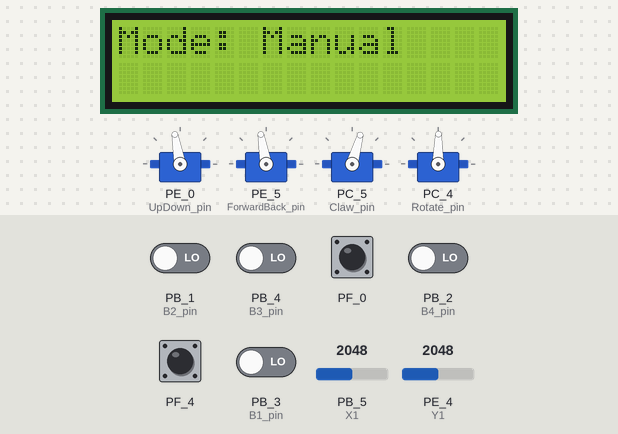
The sketch below on a simulated TI Tiva C LaunchPad. Parts: 16×2 character LCD, 4 × servo. The test bench sets the inputs (shaded band); at power-on: PF_0, PF_4 HIGH, PB_1 (B2_pin), PB_2 (B4_pin), PB_3 (B1_pin), PB_4 (B3_pin) LOW, PB_5 (X1) = 2048, PE_4 (Y1) = 2048. What the sketch prints to the serial monitor is not drawn.

Above: at 12.9 s.
13.0 s: PF_4 pulled LOW for 0.15 s
At 13.3 s:
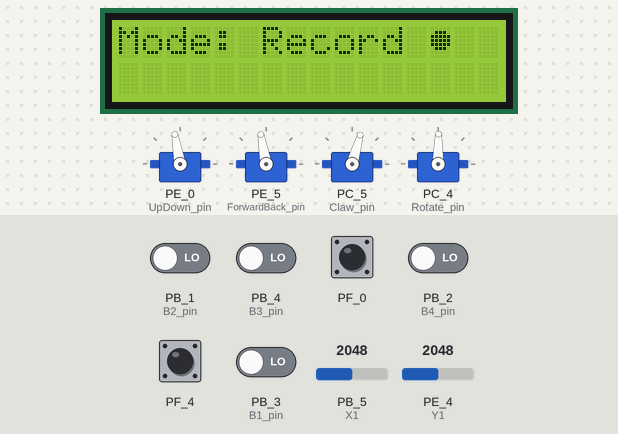
14.6 s: PF_0 pulled LOW for 0.15 s
At 15.24 s:
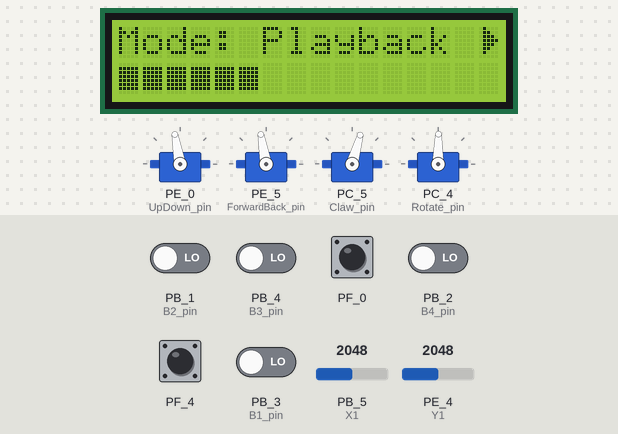
15.3 s: PF_4 pulled LOW for 1 s
At 16.1 s:
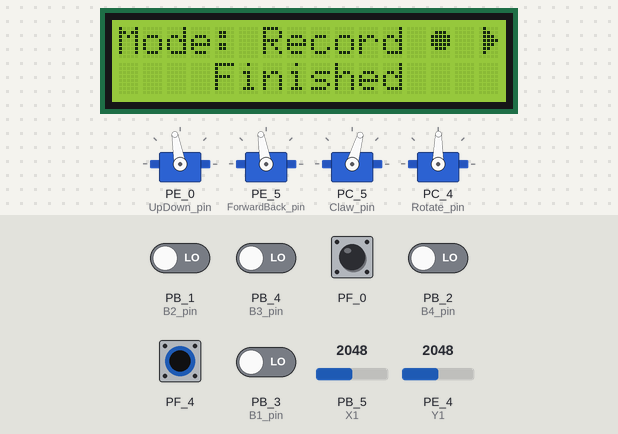
17.8 s: PB_5 (X1) set to 2470
19.3 s: PB_5 (X1) set to 2560
At 20.5 s:
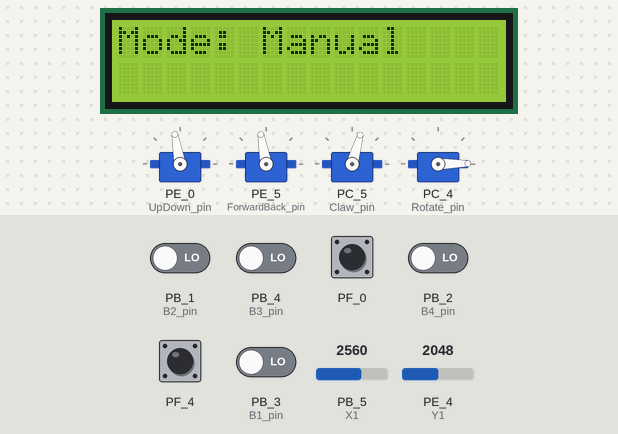
21.6 s: PE_4 (Y1) set to 2298
23.1 s: PE_4 (Y1) set to 2386
At 25.1 s:
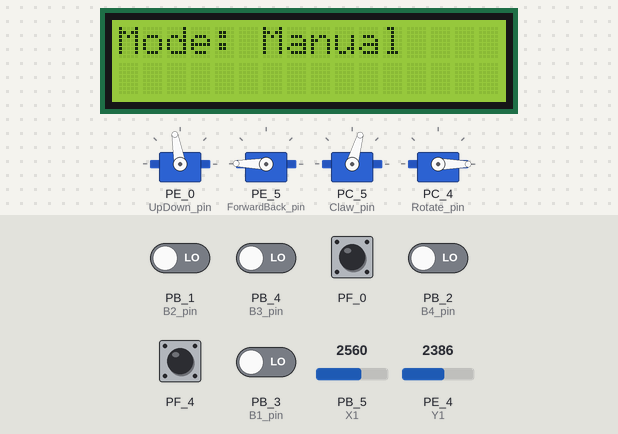
Timing chart, 0 to 26.6 s (numbered marks = the images above; inputs shaded):
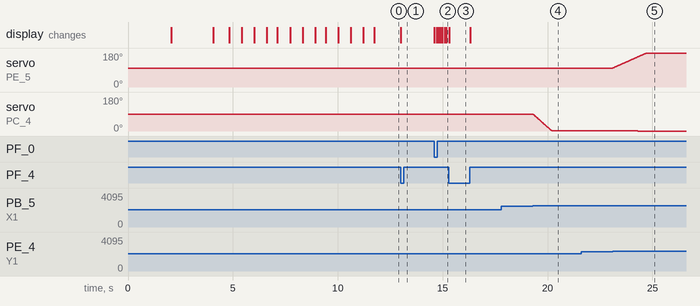

The sketch:

RoboARM.ino
```cpp
/*
  RoboARM driver code:
  Pin Mappings:
    Joystick:
      (Port) : (Function) : (Signal)
       PB5   :    X1      : Analog
       PE4   :    Y1      : Analog
       PB1   :    B2      : Digital
       PB4   :    B3      : Digital
       PB3   :    B1      : Digital
       PB2   :    B4      : Digital
    Arm:
      (Port)   : (Function)   (Color)  : (Signal)
        PE0    : Up/Down      (Black)  :   PWM
        PE5    : Forward/Back (Green)  :   PWM
        PC5    : Claw         (Yellow) :   PWM
        PC4    : Rotation     (Blue)   :   PWM

    Movement:
      Button 1: Close Claw
      Button 2: Up
      Button 3: Down
      Button 4: Open Claw

      x-axis: Rotation
      y-axis: Foward/Back

    Deadzone:
      x-avg = 1900 +/- 600
      y-avg = 1832 +/- 500

 The circuit for LCD:
 * LCD RS pin to digital pin 28 (PE2)
 * LCD Enable pin to digital pin 27  (PE1)
 * LCD D4 pin to digital pin 23 (PD0)
 * LCD D5 pin to digital pin 24 (PD1)
 * LCD D6 pin to digital pin 25 (PD2)
 * LCD D7 pin to digital pin 26 (PD3)
 * LCD R/W pin to ground
 * 10K resistor:
 * ends to +5V and ground
 * wiper to LCD VO pin (pin 3)

 */
#include <stdio.h>
#include <Servo.h>
#include <LiquidCrystal.h> //https://github.com/energia/Energia/tree/master/libraries/LiquidCrystal


// #define DEBUG /* uncomment for Serial Debugging Output (causes severe lag with actual movements...Prints are expensive) */

//Servo Bounds
#define CLAW_OPEN_MAX 1
#define CLAW_CLOSED_MAX 150
#define CLAW_MOVEMENT_SPEED 5

#define ROTATE_LEFT_MAX 0
#define ROTATE_RIGHT_MAX 179
#define ROTATION_SPEED 2


#define UP_MAX 120
#define DOWN_MAX 74
#define UPDOWN_MOVEMENT_SPEED 2

#define DOWN_MAX_BACK 74
#define DOWN_MAX_FORWARD 0
int   downmax_height = 0;
int   downmax_width  = 0;
float downmax_slope  = 0;

#define FORWARD_MAX 179
#define BACK_MAX 89
#define FORWARD_BACK_SPEED 1
#define SENSITIVE_OFFSET 20

//Joystick Calibration
#define X_START 1900 //X Middle Point
#define Y_START 1832 //Y Middle Point
#define X_RANGE 600  //X Deadzone Threshold
#define Y_RANGE 500  //Y Deadzone Threshold

//recording
//#define RECORD_LENGTH (BUFSIZ + 500)
//#define RECORD_LENGTH (3*BUFSIZ + 500)
#define RECORD_LENGTH (6*BUFSIZ + 600)
int record_length =  RECORD_LENGTH;
//int record[RECORD_LENGTH][4];
//unsigned short int record[RECORD_LENGTH][4];
unsigned char record[RECORD_LENGTH][4];
int count = 0; //current recording position
bool recording = false;
bool playing   = false;
int cursor = 0;//current playback position

int progress_cursor = 0; // used for progress bar for recording and playback

//Inputs (used to store input values)
int x_val = 0;
int y_val = 0;

int B1_val = 0;
int B2_val = 0;
int B3_val = 0;
int B4_val = 0;


/* Analog */
int X1 = PB_5;
int Y1 = PE_4;
/* Digital */
int B2_pin = PB_1;
int B3_pin = PB_4;
int B1_pin = PB_3;
int B4_pin = PB_2;

/* Servos */
int UpDown_pin      = PE_0;
int ForwardBack_pin = PE_5;
int Claw_pin        = PC_5;
int Rotate_pin      = PC_4;

/* Positional Variables */
int ClawPosition        = 0;
int RotationPosition    = 0;
int UpDownPosition      = 0;
int ForwardBackPosition = 0;

char str[200];

int current_down_max = 0;
bool adjusting_back  = false;

//Set up Servos
Servo UpDown;
Servo ForwardBack;
Servo Claw;
Servo Rotate;

// initialize the LCD library with the numbers of the interface pins (see mapping at top of file)
LiquidCrystal lcd(28, 27, 23, 24, 25, 26);

void moveClaw(char OpenOrClose){

  switch (OpenOrClose){
    case 'o' :
        if (ClawPosition > CLAW_OPEN_MAX + CLAW_MOVEMENT_SPEED){
            ClawPosition -= CLAW_MOVEMENT_SPEED;
            Claw.write(ClawPosition);
            #ifdef DEBUG
            sprintf(str, "Opening Claw. Claw Position: %d\n", ClawPosition);
            Serial.print(str);
            #endif

        }
        break;
    case 'c' :
        if (ClawPosition < CLAW_CLOSED_MAX - CLAW_MOVEMENT_SPEED){
            ClawPosition += CLAW_MOVEMENT_SPEED;
            Claw.write(ClawPosition);
            #ifdef DEBUG
            sprintf(str, "Closing Claw. Claw Position: %d\n", ClawPosition);
            Serial.print(str);
            #endif
        }
        break;
    case 'i':
        int default_val;
        default_val = (CLAW_CLOSED_MAX - CLAW_OPEN_MAX)/2;
        ClawPosition = default_val;
        Claw.write(default_val);
        #ifdef DEBUG
        sprintf(str, "Initializing CLaw. Claw Position: %d\n", ClawPosition);
        Serial.print(str);
        #endif
        break;
    default:
        break;
  }
}

void moveUpDown(char UpOrDown){

  switch (UpOrDown){
    case 'u' : //move up
        if (UpDownPosition + UPDOWN_MOVEMENT_SPEED < UP_MAX ){
            UpDownPosition += UPDOWN_MOVEMENT_SPEED;
            UpDown.write(UpDownPosition);
            #ifdef DEBUG
            sprintf(str, "Moving Up. UpDown Position: %d\n", UpDownPosition);
            Serial.print(str);
            #endif

        }
        break;
    case 'd' : //move down
            if (!adjusting_back){
              calcDownMax();
            }
        if (UpDownPosition - UPDOWN_MOVEMENT_SPEED > current_down_max){
            UpDownPosition -= UPDOWN_MOVEMENT_SPEED;
            UpDown.write(UpDownPosition);
            #ifdef DEBUG
            sprintf(str, "Moving Down. UpDown Position: %d, Current DownMax: %d\n", UpDownPosition, current_down_max);
            Serial.print(str);
            #endif
        }
        break;
    case 'i': //initialize
        int default_val;
        //default_val = abs(UP_MAX - DOWN_MAX)/2;
        default_val = 100;
        UpDown.write(default_val);
        UpDownPosition = default_val;
        #ifdef DEBUG
        sprintf(str, "Initializing UpDown. UpDown Position: %d\n", UpDownPosition);
        Serial.print(str);
        #endif
        break;
    default:
        break;
  }
}

void moveArmRotate(){
    //Rotate
    if (x_val > X_START + X_RANGE){ //Move if input value is outside of middle deadzone
      //Rotate Left
      if (ForwardBackPosition >= (FORWARD_MAX - SENSITIVE_OFFSET)){ //If close to the max front position, move more slowly
        if (RotationPosition - (ROTATION_SPEED - 1) >= ROTATE_LEFT_MAX){
          RotationPosition -= (ROTATION_SPEED - 1);
          Serial.println("Sensitive Left");
          Rotate.write(RotationPosition);
          #ifdef DEBUG
          sprintf(str, "Rotating Left. Rotation Position: %d\n", RotationPosition);
          Serial.print(str);
          #endif
        }
      }

      else if (RotationPosition - ROTATION_SPEED >= ROTATE_LEFT_MAX){ //check to see if movement will go out of bounds
        RotationPosition -= ROTATION_SPEED;
        Rotate.write(RotationPosition);
        #ifdef DEBUG
        sprintf(str, "Rotating Left. Rotation Position: %d\n", RotationPosition);
        Serial.print(str);
        #endif
      }
    }
    if (x_val < X_START - X_RANGE){ //Move if input value is outside of middle deadzone
      //Rotate Right
      if (ForwardBackPosition >= (FORWARD_MAX - SENSITIVE_OFFSET)){ //If close to the max front position, move more slowly
        if (RotationPosition + (ROTATION_SPEED - 1) <= ROTATE_RIGHT_MAX){ //check to see if movement will go out of bounds
          RotationPosition += (ROTATION_SPEED - 1);
          Serial.println("Sensitive Right");
          Rotate.write(RotationPosition);
          #ifdef DEBUG
          sprintf(str, "Rotating Right. Rotation Position: %d\n", RotationPosition);
          Serial.print(str);
          #endif
        }
      }
      else if (RotationPosition + ROTATION_SPEED <= ROTATE_RIGHT_MAX){ //check to see if movement will go out of bounds
        RotationPosition += ROTATION_SPEED;
        Rotate.write(RotationPosition);
        #ifdef DEBUG
        sprintf(str, "Rotating Right. Rotation Position: %d\n", RotationPosition);
        Serial.print(str);
        #endif
      }
    }
}

void moveArmForwardBack(){
  //Forward or Back
    if (y_val > Y_START + Y_RANGE){ //Move if input value is outside of middle deadzone
      //Move Forward
      if (ForwardBackPosition + FORWARD_BACK_SPEED <= FORWARD_MAX){ //check to see if movement will go out of bounds
        ForwardBackPosition += FORWARD_BACK_SPEED;
        ForwardBack.write(ForwardBackPosition);
        #ifdef DEBUG
        sprintf(str, "Moving Forward. ForwardBack Position: %d\n", ForwardBackPosition);
        Serial.print(str);
        #endif
      }
    }
    if (y_val < Y_START - Y_RANGE){ //Move if input value is outside of middle deadzone
      //Move Back
      if (ForwardBackPosition - FORWARD_BACK_SPEED >= BACK_MAX){ //check to see if movement will go out of bounds

        ForwardBackPosition -= FORWARD_BACK_SPEED;
        ForwardBack.write(ForwardBackPosition);
        #ifdef DEBUG
        sprintf(str, "Moving Back. ForwardBack Position: %d\n", ForwardBackPosition);
        Serial.print(str);
        #endif
        calcDownMax();
        /* If the arm is moved back and is lower than the lowest allowed position for that ForwardBackPosition, we need to move the arm up.*/
        if (UpDownPosition < current_down_max){
          #ifdef DEBUG
          Serial.println("adjusting\n");
          #endif
          adjusting_back = true;
          moveUpDown('u');
          adjusting_back = false;
        }
      }
    }

}

/* Used to calculate the lowest point the arm can go depending on its current ForwardBackPosition (Think Triangle, y=mx+b) */
void calcDownMax(){
  current_down_max = (int)((float)downmax_slope*(float)abs(FORWARD_MAX - ForwardBackPosition));
  #ifdef DEBUG
  sprintf(str, "height: %d, width: %d, slope: %g, currentdownmax: %d\n", downmax_height, downmax_width, downmax_slope, current_down_max);
  Serial.print(str);
  #endif

}

/* Prints the Welcome Message when the bot is powered on or reset */
void printWelcome(){
  // set up the LCD's number of columns and rows:
  lcd.begin(16, 2);
  // Print a message to the LCD.
  lcd.print("   Welcome to");
  delay(2000);
  lcd.setCursor(0, 1);
  lcd.print("    RoboARM!");
  delay(2000);
  lcd.setCursor(0,0);
  lcd.print("                ");
  lcd.setCursor(0,1);
  lcd.print("   Welcome to");
  delay(750);
  lcd.clear();
  lcd.setCursor(0,0);
  lcd.print("Initializing");
  int lcd_cursor = 12;
  for (int i = 0; i < 3; i++){
    for (int j = 0; j < 3; j++){
      lcd.setCursor(lcd_cursor++, 0);
      lcd.print(".");
      delay(600);
    }
    lcd.setCursor(12,0);
    lcd.print("   ");
    lcd_cursor = 12;
    delay(500);
  }
  byte block[8] = {
    0b00000,
    0b11111,
    0b11111,
    0b11111,
    0b11111,
    0b11111,
    0b11111,
    0b00000
  };
  lcd.createChar(0, block);
  byte play[8] = {
    0b01000,
    0b01100,
    0b01110,
    0b01111,
    0b01110,
    0b01100,
    0b01000,
    0b00000
  };
  lcd.createChar(1, play);
  byte rec[8] = {
    0b00000,
    0b01110,
    0b11111,
    0b11111,
    0b11111,
    0b01110,
    0b00000,
    0b00000
  };
  lcd.createChar(2, rec);
}

void setup() {


  Serial.begin(9600);
  Serial.print("Starting\n");
  printWelcome();
  lcd.setCursor(0,0);
  lcd.print("Mode: Manual");
  //Setup digital inputs
  pinMode(B1_pin,INPUT);
  pinMode(B2_pin,INPUT);
  pinMode(B3_pin,INPUT);
  pinMode(B4_pin,INPUT);
  pinMode(PUSH1, INPUT_PULLUP);
  pinMode(PUSH2, INPUT_PULLUP);

  //recording and playback Interrupt Initialization
  attachInterrupt(digitalPinToInterrupt(PUSH1), toggleRecord, FALLING);
  attachInterrupt(digitalPinToInterrupt(PUSH2), togglePlayback, FALLING);

  //Attach Servos
  UpDown.attach(UpDown_pin);
  ForwardBack.attach(ForwardBack_pin);
  Claw.attach(Claw_pin);
  Rotate.attach(Rotate_pin);

  //Set Servos to Default
  moveClaw('i');
  moveUpDown('i');

  //intitialize Rotation to middle point of bounds
  RotationPosition = abs(ROTATE_LEFT_MAX - ROTATE_RIGHT_MAX)/2;
  Rotate.write(RotationPosition);
  sprintf(str, "Initializing Rotate. RotationPosition: %d\n", RotationPosition);
  Serial.print(str);

  //Initialize ForwardBack
  //ForwardBackPosition = abs(FORWARD_MAX - BACK_MAX)/2;
  ForwardBackPosition = 100;
  ForwardBack.write(ForwardBackPosition);
  sprintf(str, "Initializing ForwardBack. ForwardBackPosition: %d\n", ForwardBackPosition);
  Serial.print(str);


  downmax_height = abs(DOWN_MAX_BACK - DOWN_MAX_FORWARD);
  downmax_width  = abs(FORWARD_MAX - BACK_MAX);
  downmax_slope  = (float)downmax_height/(float)downmax_width;
  calcDownMax();

}


/* Recording is toggled via hardware interrupt if record button is pressed */
void toggleRecord(){

  if (recording){
    #ifdef DEBUG
    sprintf(str, "Stopping Recording... Length: %d\n", count);
    Serial.print(str);
    #endif
    lcd.setCursor(6,0);
    lcd.print("Manual    ");
    recording = false;
    lcd.setCursor(0,1);
    lcd.print("                ");
    progress_cursor = 0;
  }
  else{
    #ifdef DEBUG
    Serial.println("Starting Recording...");
    #endif
    lcd.setCursor(6,0);
    lcd.print("Record ");
    lcd.write((byte) 2);
    recording = true;
    count = 0;
  }


}

/* Playback is toggled via hardware interrupt if playback button is pressed */
void togglePlayback(){

  if (recording) //If recording, the recording needs to be concluded before playback can occur
      recording = false;
      lcd.setCursor(0,1);
      lcd.print("                ");
      progress_cursor = 0;
  if (!playing){
    if (count != 0){
      #ifdef DEBUG
      Serial.println("Playing");
      #endif
      lcd.setCursor(6,0);
      lcd.print("Playback ");
      lcd.write((byte) 1);
      playing = true;
      cursor = 0;
      }
      else {
        #ifdef DEBUG
        Serial.println("No recording to play back");
        #endif
      }
    }
    else{
      playing = false;
      #ifdef DEBUG
      Serial.println("Playback Finished");
      #endif
      lcd.setCursor(0,1);
      lcd.print("    Finished");
      delay(1000);
      lcd.setCursor(0,1);
      lcd.print("                ");
      lcd.setCursor(6,0);
      lcd.print("        ");
      lcd.setCursor(6,0);

      lcd.print("Manual    ");
      cursor = 0;
    }

}


void loop() {

  // read the values from the sensor if playback is not active:
  if (!playing){
    x_val = analogRead(X1);
    y_val = analogRead(Y1);

    B1_val = digitalRead(B1_pin);
    B2_val = digitalRead(B2_pin);
    B3_val = digitalRead(B3_pin);
    B4_val = digitalRead(B4_pin);

    /* Claw */
   if (B1_val == HIGH){
      moveClaw('c'); //close claw
   }
   else if (B4_val == HIGH){
      moveClaw('o'); //open claw
   }

    if (B2_val == HIGH){
      moveUpDown('u'); //move up
    }
    else if (B3_val == HIGH){
      moveUpDown('d'); //move down
    }

    moveArmRotate();
    moveArmForwardBack();

    /* If recording and still have room to record, store current positions into record array */
    if (recording){
        if (count != record_length - 1){
          #ifdef DEBUG
          Serial.print("count:");
          Serial.println(count);
          #endif
          record[count][0] = ClawPosition;
          record[count][1] = RotationPosition;
          record[count][2] = UpDownPosition;
          record[count][3] = ForwardBackPosition;
          count++;

          /* Map recording position to [0 : 16] and print status bar accordingly */
          int progress_block = map(count, 0, record_length, 0, 17);
          if (progress_block > progress_cursor){
            lcd.setCursor(progress_cursor, 1);
            lcd.write((byte) 0);
            progress_cursor = progress_block;
          }
      }
      else {
        toggleRecord();
      }
    }
  }
  else {
    /* If Playing Back, write recorded position values directly to Servos */
    Claw.write(record[cursor][0]);
    Rotate.write(record[cursor][1]);
    UpDown.write(record[cursor][2]);
    ForwardBack.write(record[cursor][3]);

    /* Map current playback position out of record length into 0 : 16. Then write to status bar */
    int progress_block = map(cursor, 0, count, 0, 17);
    if (progress_block > progress_cursor){
      lcd.setCursor(progress_cursor, 1);
      lcd.write((byte) 0);
      progress_cursor = progress_block;
    }
    if (cursor < count - 1){
      cursor++;
    }
    else {
      togglePlayback(); //stop playback once it has reached the end
    }
  }
   delay(20);
}
```

Measured:
- the behaviour switches between 2500 and 2501 on PB_5 (X1) (found by bisection; images 3 and 4)
- the behaviour switches between 2332 and 2333 on PE_4 (Y1) (found by bisection; images 4 and 5)
- after the input at 13.0 s, the display: changes at once (image 1)
- after the input at 14.6 s, the display: first changes at once (image 2 shows a later state)
- after the input at 15.3 s, the display: changes at once (image 3)
- after the input at 17.8 s, every drawn part: stays the same
- after the input at 19.3 s, servo on PC_4 (Rotate_pin): moves from 89° to 1° over 0.87 s, starting at once
- after the input at 21.6 s, every drawn part: stays the same
- after the input at 23.1 s, servo on PE_5 (ForwardBack_pin): moves from 100° to 179° over 1.6 s, starting at once; servo on PC_4 (Rotate_pin): 1° → 0° after 1.2 s
